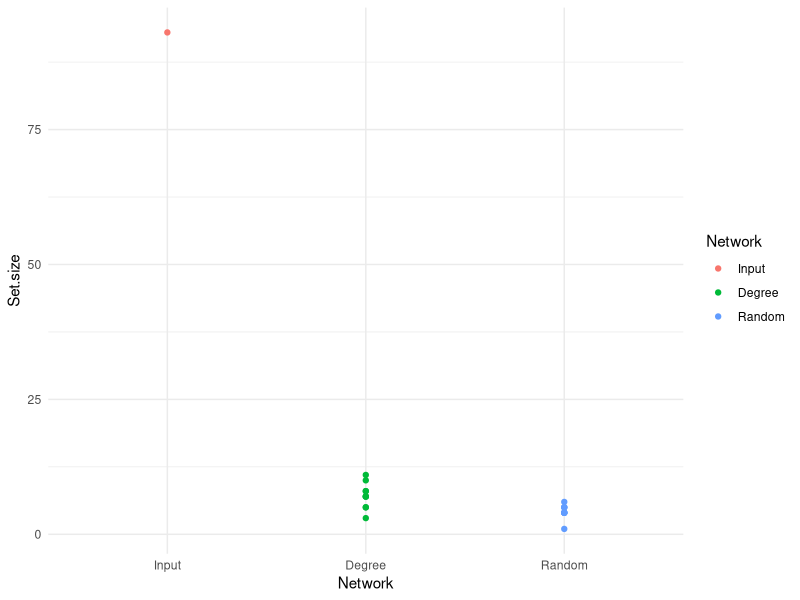
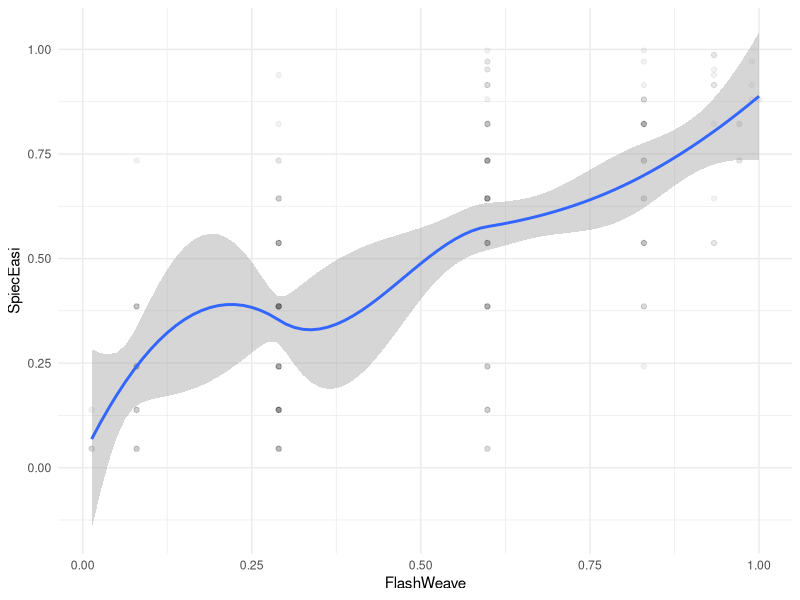

Here is the R script that generated these plots, in order:
## ---- chunk 1
knitr::include_graphics("https://raw.githubusercontent.com/ramellose/networktutorials/master/Workshop%20network%20analysis%202020/spiec_base.PNG")
knitr::include_graphics("https://raw.githubusercontent.com/ramellose/networktutorials/master/Workshop%20network%20analysis%202020/flash_base.PNG")
## ---- chunk 2
library(ggplot2)

data <- read.csv('demo_sets.csv')
data <- data[data$Set.type == 'Intersection 1',]
data$Network <- factor(data$Network, c('Input', 'Degree', 'Random'))
ggplot(data, aes(x=Network, y=Set.size, colour=Network)) + geom_point() + theme_minimal()
## ---- chunk 3
centralities <- read.csv('demo_centralities.csv', stringsAsFactors = FALSE)
knitr::kable(head(centralities, 3))
## ---- chunk 4
library(stringr)
value <- centralities$Values[[1]]
parts <- strsplit(value, ', ')
flash <- as.numeric(str_sub(parts[[1]][2], end=-2))
spiec <- as.numeric(str_sub(parts[[1]][4], end=-3))
## ---- chunk 5
library(stringr)
flash <- c()
spiec <- c()
for (i in 1:nrow(centralities)){
  value <- centralities$Values[[i]]
  value <- strsplit(value, ')')
  if (length(value[[1]]) == 2){
    if (grepl('flash', value[[1]][1])){
        parts <- strsplit(value[[1]][1], ', ')
        flash <- c(flash, as.numeric(parts[[1]][2]))
        spiec <- c(spiec, 'NA')
    } else if (grepl('spiec', value[[1]][1])){
        parts <- strsplit(value[[1]][1], ', ')
        flash <- c(flash, 'NA')
        spiec <- c(spiec, as.numeric(parts[[1]][2]))
    }}
  else {
    parts <- strsplit(value[[1]][1], ', ')
    flash <- c(flash, as.numeric(parts[[1]][2]))
    parts <- strsplit(value[[1]][2], ', ')
    spiec <- c(spiec, as.numeric(parts[[1]][3]))
  }
}
centralities$FlashWeave <- as.numeric(flash)
centralities$SpiecEasi <- as.numeric(spiec)
## ---- chunk 6
library(ggplot2)
networks <- centralities[centralities$Network == 'Input',]
networks <- networks[networks$Centrality == 'Degree',]
ggplot(data=networks, aes(x=FlashWeave, y=SpiecEasi)) + geom_point(alpha=0.05) + geom_smooth() + theme_minimal()

